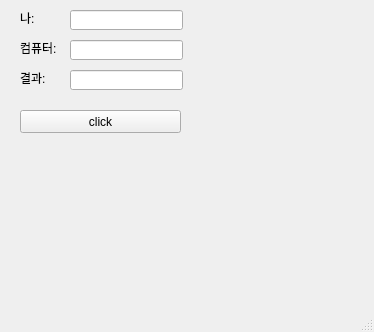
<?xml version="1.0" encoding="UTF-8"?>
<ui version="4.0">
 <class>MainWindow</class>
 <widget class="QMainWindow" name="MainWindow">
  <property name="geometry">
   <rect>
    <x>0</x>
    <y>0</y>
    <width>374</width>
    <height>332</height>
   </rect>
  </property>
  <property name="windowTitle">
   <string>MainWindow</string>
  </property>
  <widget class="QWidget" name="centralwidget">
   <widget class="QLabel" name="lbl_mine">
    <property name="geometry">
     <rect>
      <x>20</x>
      <y>10</y>
      <width>21</width>
      <height>16</height>
     </rect>
    </property>
    <property name="text">
     <string>나:</string>
    </property>
   </widget>
   <widget class="QLabel" name="lbl_result">
    <property name="geometry">
     <rect>
      <x>20</x>
      <y>70</y>
      <width>31</width>
      <height>16</height>
     </rect>
    </property>
    <property name="text">
     <string>결과:</string>
    </property>
   </widget>
   <widget class="QLineEdit" name="le_result">
    <property name="geometry">
     <rect>
      <x>70</x>
      <y>70</y>
      <width>113</width>
      <height>20</height>
     </rect>
    </property>
   </widget>
   <widget class="QLabel" name="lbl_com">
    <property name="geometry">
     <rect>
      <x>20</x>
      <y>40</y>
      <width>71</width>
      <height>16</height>
     </rect>
    </property>
    <property name="text">
     <string>컴퓨터:</string>
    </property>
   </widget>
   <widget class="QLineEdit" name="le_mine">
    <property name="geometry">
     <rect>
      <x>70</x>
      <y>10</y>
      <width>113</width>
      <height>20</height>
     </rect>
    </property>
   </widget>
   <widget class="QPushButton" name="pb">
    <property name="geometry">
     <rect>
      <x>20</x>
      <y>110</y>
      <width>161</width>
      <height>23</height>
     </rect>
    </property>
    <property name="text">
     <string>click</string>
    </property>
   </widget>
   <widget class="QLineEdit" name="le_com">
    <property name="geometry">
     <rect>
      <x>70</x>
      <y>40</y>
      <width>113</width>
      <height>20</height>
     </rect>
    </property>
   </widget>
  </widget>
  <widget class="QMenuBar" name="menubar">
   <property name="geometry">
    <rect>
     <x>0</x>
     <y>0</y>
     <width>374</width>
     <height>21</height>
    </rect>
   </property>
  </widget>
  <widget class="QStatusBar" name="statusbar"/>
 </widget>
 <resources/>
 <connections/>
</ui>
